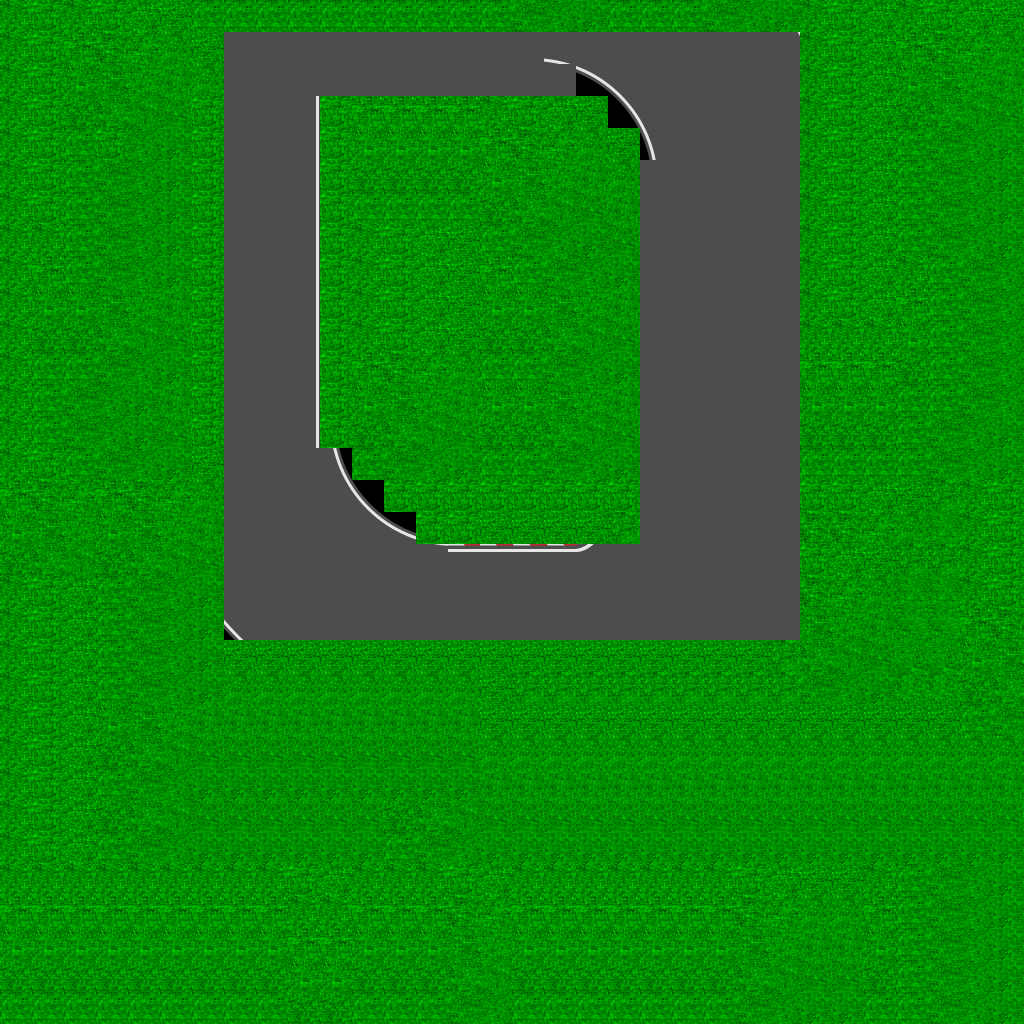

A level layout from a 2D game, rendered from its tile map. Below: a short description, then the map file with tile-grid data replaced by summaries:
An orthogonal 32x32 tile map with 32x32 px tiles, 2 tile layers (Tile Layer 1, Rough), 3 tilesets and 2 objects (Object).

<map version="1.0" tiledversion="1.0.2" orientation="orthogonal" renderorder="right-down" width="32" height="32" tilewidth="32" tileheight="32" nextobjectid="21">
 <tileset firstgid="1" source="RaceTrack.tsx" />
 <tileset firstgid="3905" source="Grass.tsx" />
 <tileset firstgid="4074" source="PlayerCar.tsx" />
 <layer name="Tile Layer 1" width="32" height="32">
  <data>[1024 cells, 264 non-empty, 155 distinct tile ids]</data>
 </layer>
 <layer name="Rough" width="32" height="32">
  <properties>
   <property name="negateSpeed" type="int" value="50" />
  </properties>
  <data>[1024 cells, 815 non-empty, 25 distinct tile ids]</data>
 </layer>
 <objectgroup name="Player">
  <object id="19" name="Start" type="Object" x="238.683" y="250.928" width="62.3163" height="84.6561" />
  <object id="20" x="318.636" y="-23.5156" height="1.17578" visible="0" />
 </objectgroup>
</map>
